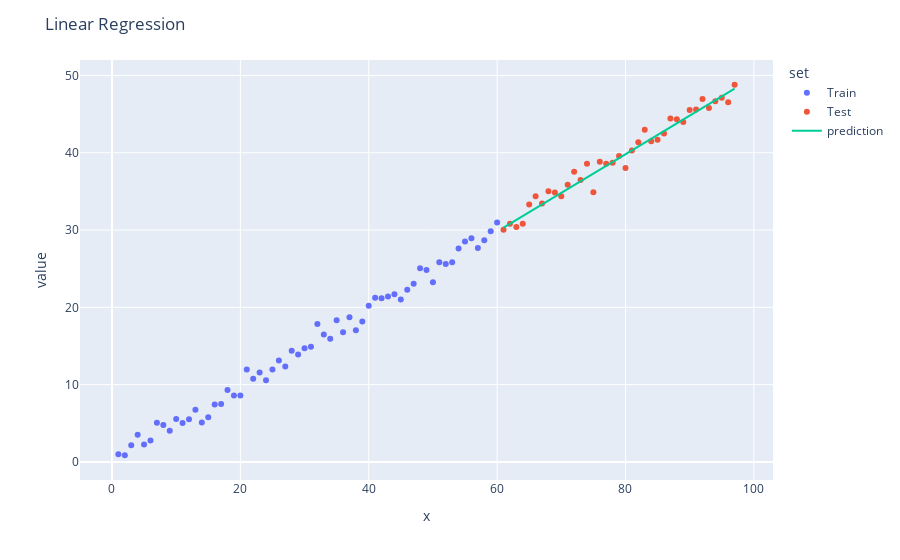

Write notebook code for a chart like this one.
### Code cell
df["set"] = np.where(df["x"] <= 60, "Train", "Test")
fig = px.scatter(df, x="x", y="value", color="set")
fig.add_trace(go.Scatter(x=dummy_test["x"], y=pred_vals,
                         mode='lines',
                         name='prediction'))

fig.update_layout(title="Linear Regression")

fig.show()

### Figure 1 — Plotly figure (JSON) as saved in the notebook; plotly's stock layout.template omitted (floating-point values rounded to 4 significant figures)
{"data": [{"hovertemplate": "set=Train<br>x=%{x}<br>value=%{y}<extra></extra>", "legendgroup": "Train", "marker": {"color": "#636efa", "symbol": "circle"}, "mode": "markers", "name": "Train", "showlegend": true, "type": "scatter", "x": [1, 2, 3, 4, 5, 6, 7, 8, 9, 10, 11, 12, 13, 14, 15, 16, 17, 18, 19, 20, 21, 22, 23, 24, 25, 26, 27, 28, 29, 30, 31, 32, 33, 34, 35, 36, 37, 38, 39, 40, 41, 42, 43, 44, 45, 46, 47, 48, 49, 50, 51, 52, 53, 54, 55, 56, 57, 58, 59, 60], "xaxis": "x", "y": [0.9967, 0.8617, 2.148, 3.523, 2.266, 2.766, 5.079, 4.767, 4.031, 5.543, 5.037, 5.534, 6.742, 5.087, 5.775, 7.438, 7.487, 9.314, 8.592, 8.588, 11.97, 10.77, 11.57, 10.58, 11.96, 13.11, 12.35, 14.38, 13.9, 14.71, 14.9, 17.85, 16.49, 15.94, 18.32, 16.78, 18.71, 17.04, 18.17, 20.2, 21.24, 21.17, 21.38, 21.7, 21.02, 22.28, 23.04, 25.06, 24.84, 23.24, 25.82, 25.61, 25.82, 27.61, 28.53, 28.93, 27.66, 28.69, 29.83, 30.98], "yaxis": "y"}, {"hovertemplate": "set=Test<br>x=%{x}<br>value=%{y}<extra></extra>", "legendgroup": "Test", "marker": {"color": "#EF553B", "symbol": "circle"}, "mode": "markers", "name": "Test", "showlegend": true, "type": "scatter", "x": [61, 62, 63, 64, 65, 66, 67, 68, 69, 70, 71, 72, 73, 74, 75, 76, 77, 78, 79, 80, 81, 82, 83, 84, 85, 86, 87, 88, 89, 90, 91, 92, 93, 94, 95, 96, 97], "xaxis": "x", "y": [30.02, 30.81, 30.39, 30.8, 33.31, 34.36, 33.43, 35.0, 34.86, 34.35, 35.86, 37.54, 36.46, 38.56, 34.88, 38.82, 38.59, 38.7, 39.59, 38.01, 40.28, 41.36, 42.98, 41.48, 41.69, 42.5, 44.42, 44.33, 43.97, 45.51, 45.6, 46.97, 45.8, 46.67, 47.11, 46.54, 48.8], "yaxis": "y"}, {"mode": "lines", "name": "prediction", "type": "scatter", "x": [61, 62, 63, 64, 65, 66, 67, 68, 69, 70, 71, 72, 73, 74, 75, 76, 77, 78, 79, 80, 81, 82, 83, 84, 85, 86, 87, 88, 89, 90, 91, 92, 93, 94, 95, 96, 97], "y": [30.32, 30.82, 31.32, 31.82, 32.32, 32.82, 33.32, 33.82, 34.32, 34.82, 35.32, 35.82, 36.31, 36.81, 37.31, 37.81, 38.31, 38.81, 39.31, 39.81, 40.31, 40.81, 41.31, 41.81, 42.31, 42.81, 43.3, 43.8, 44.3, 44.8, 45.3, 45.8, 46.3, 46.8, 47.3, 47.8, 48.3]}], "layout": {"legend": {"title": {"text": "set"}, "tracegroupgap": 0}, "margin": {"t": 60}, "title": {"text": "Linear Regression"}, "xaxis": {"anchor": "y", "domain": [0, 1], "title": {"text": "x"}}, "yaxis": {"anchor": "x", "domain": [0, 1], "title": {"text": "value"}}}}
